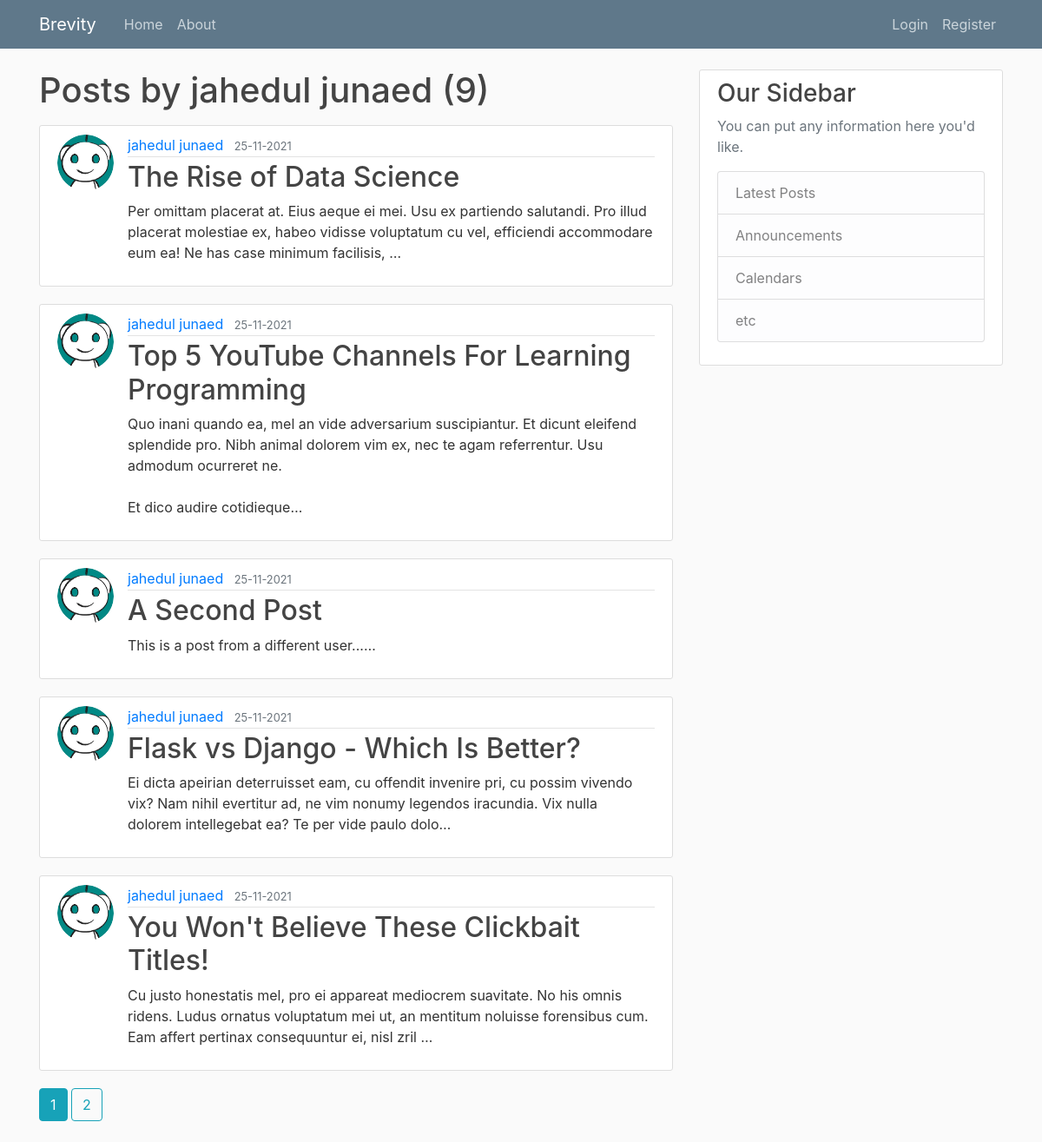
The page /user/jahedul junaed on the database its author committed.
### brevity/models.py (models this page shows, shortened)
class User(db.Model, UserMixin):
    id = db.Column(db.Integer, primary_key=True)
    username = db.Column(db.String(20), unique=True, nullable=False)
    email = db.Column(db.String(120), unique=True, nullable=False)
    image_file = db.Column(db.String(20), nullable=False, default='default.jpg')
    password = db.Column(db.String(60), nullable=False)
    posts = db.relationship('Post', backref='author', lazy=True)                    #By default SQLAlchemy guess the relationship to be one to many as posts returns a list of post.

class Post(db.Model):
    id = db.Column(db.Integer, primary_key=True)
    title = db.Column(db.String(100), nullable=False)
    date_posted = db.Column(db.DateTime, nullable=False, default=datetime.utcnow)
    content = db.Column(db.Text, nullable=False)
    user_id = db.Column(db.Integer, db.ForeignKey('user.id'), nullable=False)

### brevity/users/routes.py (the view)
@users.route("/user/<string:username>")
def user_posts(username):
    page = request.args.get('page', 1, type=int)
    user = User.query.filter_by(username=username).first_or_404()
    posts = (Post.query.filter_by(author = user)
        .order_by(Post.date_posted.desc())
        .paginate(page = page, per_page = 5)
        )
    return render_template('user_posts.html', posts=posts, user=user)

### brevity/templates/user_posts.html
{% extends "layout.html" %}
{% block content %}
    <h1 class="mb-3">Posts by {{ user.username }} ({{ posts.total }})</h1>
    {% for post in posts.items %}
        <article class="media content-section">
            <img class="rounded-circle article-img" src="{{ url_for('static', filename = 'profile_pics/' + post.author.image_file)}}">
            <div class="media-body">
                <div class="article-metadata">
                    <a class="mr-2" href="{{ url_for('users.user_posts', username=post.author.username) }}">{{ post.author.username }}</a>
                    <small class="text-muted">{{ post.date_posted.strftime('%d-%m-%Y') }}</small>
                </div>
                <h2><a class="article-title" href="{{ url_for('posts.post', post_id=post.id) }}">{{ post.title }}</a></h2>
                <p class="article-content">{{ post.content[:200] }}<span>&#8230;</span></p>
            </div>
        </article>
    {% endfor %}
    {% for page_num in posts.iter_pages(left_edge=1, right_edge=1, left_current=1, right_current=2) %}
      {% if page_num %}
        {% if posts.page == page_num %}
          <a class="btn btn-info mb-4" href="{{ url_for('users.user_posts', username=user.username, page=page_num) }}">{{ page_num }}</a>
        {% else %}
          <a class="btn btn-outline-info mb-4" href="{{ url_for('users.user_posts', username=user.username, page=page_num) }}">{{ page_num }}</a>
        {% endif %}
      {% else %}
        ...
      {% endif %}
    {% endfor %}
{% endblock content %}

### brevity/static/main.css (style rules this page uses)
body { background: #fafafa; color: #333333; margin-top: 5rem; }
h1, h2, h3, h4, h5, h6 { color: #444444; }
.content-section { background: #ffffff; padding: 10px 20px; border: 1px solid #dddddd; border-radius: 3px; margin-bottom: 20px; }
.article-title { color: #444444; }
.article-content { white-space: pre-line; }
.article-img { height: 65px; width: 65px; margin-right: 16px; }
.article-metadata { padding-bottom: 1px; margin-bottom: 4px; border-bottom: 1px solid #e3e3e3 }

### rows shown on the page
User: username "jahedul junaed"
Post: image_file (placeholder picture), author.username "jahedul junaed", date_posted "25-11-2021", title "The Rise of Data Science", content "Per omittam placerat at. Eius aeque ei mei. Usu ex partiendo salutandi. Pro illud placerat molestiae ex, habeo vidisse voluptatum cu vel, efficiendi accommodare eum ea! Ne has case minimum facilisis,"
Post: image_file (placeholder picture), author.username "jahedul junaed", date_posted "25-11-2021", title "Top 5 YouTube Channels For Learning Programming", content "Quo inani quando ea, mel an vide adversarium suscipiantur. Et dicunt eleifend splendide pro. Nibh animal dolorem vim ex, nec te agam referrentur. Usu admodum ocurreret ne. Et dico audire cotidieque"
Post: image_file (placeholder picture), author.username "jahedul junaed", date_posted "25-11-2021", title "A Second Post", content "This is a post from a different user..."
Post: image_file (placeholder picture), author.username "jahedul junaed", date_posted "25-11-2021", title "Flask vs Django - Which Is Better?", content "Ei dicta apeirian deterruisset eam, cu offendit invenire pri, cu possim vivendo vix? Nam nihil evertitur ad, ne vim nonumy legendos iracundia. Vix nulla dolorem intellegebat ea? Te per vide paulo dolo"
Post: image_file (placeholder picture), author.username "jahedul junaed", date_posted "25-11-2021", title "You Won't Believe These Clickbait Titles!", content "Cu justo honestatis mel, pro ei appareat mediocrem suavitate. No his omnis ridens. Ludus ornatus voluptatum mei ut, an mentitum noluisse forensibus cum. Eam affert pertinax consequuntur ei, nisl zril"

### other values the page prints
{{ posts.total }} "9"
{{ page_num }} "1"
{{ page_num }} "2"
